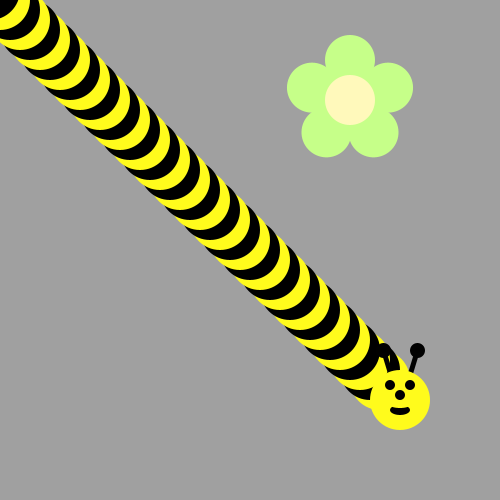
Frame 1 (no input)
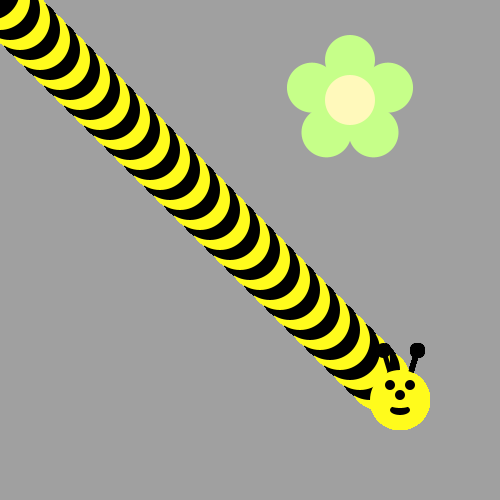
Frame 60 (the mouse pressed at the canvas centre just before this capture)
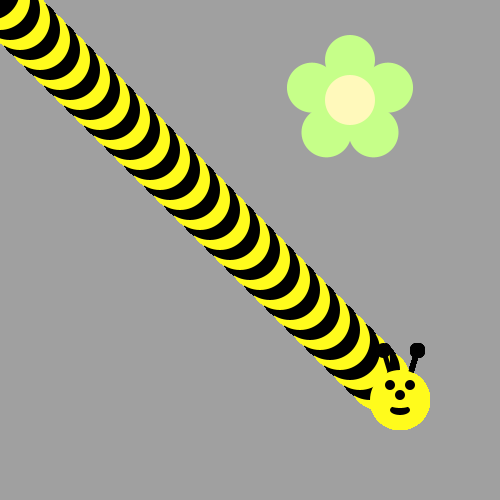
Frame 120 (the mouse held since frame 60 and released just before this capture)

The Processing sketch that drew these frames (run headless with seeded random() and noise(); from frame 60 on, the mouse is pressed at the canvas centre):

// Processing sketch: bumble_bee
// ── bumble_bee.pde
void draw() {
for(int i = 390; i > 1;){
  i = i - 10;
  fill(255, 251, 28);
  ellipse(i, i, 60, 60);
  fill(000000);
  ellipse(i - 10, i -10, 60, 60);
  i = i - 10;
}
drawBeeFace(400, 400);
}

void drawFlower(int x, int y) {
     noStroke();
     translate(x, y);
     // draw 5 petals, rotating after each one
     fill(#c6ff89);      // green
      for (int i = 0; i < 5; i++) {
           ellipse(0, -40, 50, 50);
          rotate(radians(72));
     }
     fill(#fff9bb); // light yellow
     ellipse(0, 0, 50, 50);
} 
void drawBeeFace(int BeeFaceX, int BeeFaceY) {
     noStroke();
     fill(0, 0, 0);
     stroke(1);
     strokeWeight(5);
     line(BeeFaceX-10, BeeFaceY-27, BeeFaceX-17, BeeFaceY-50);
     line(BeeFaceX+10, BeeFaceY-27, BeeFaceX+17, BeeFaceY-50);
     ellipse(BeeFaceX-17, BeeFaceY-50, 10, 10);
     ellipse(BeeFaceX+17, BeeFaceY-50, 10, 10);
     noStroke();
     fill(255, 251, 28);
     ellipse(BeeFaceX, BeeFaceY, 60, 60); // face
     fill(255, 237, 209);
     fill(0,0,0);
      ellipse(BeeFaceX-10, BeeFaceY-15, 10, 10); // eyes
     ellipse(BeeFaceX+10, BeeFaceY-15, 10, 10);
      ellipse(BeeFaceX, BeeFaceY-5, 10, 10); // nose
      ellipse(BeeFaceX, BeeFaceY+10, 20, 10);// mouth
     fill(255, 251, 28);
     ellipse(BeeFaceX, BeeFaceY+5, 20, 6);
}

void setup() {
     ellipseMode(CENTER);
     size(500, 500);
     background(160, 160, 160);
      drawFlower(350, 100);
}
